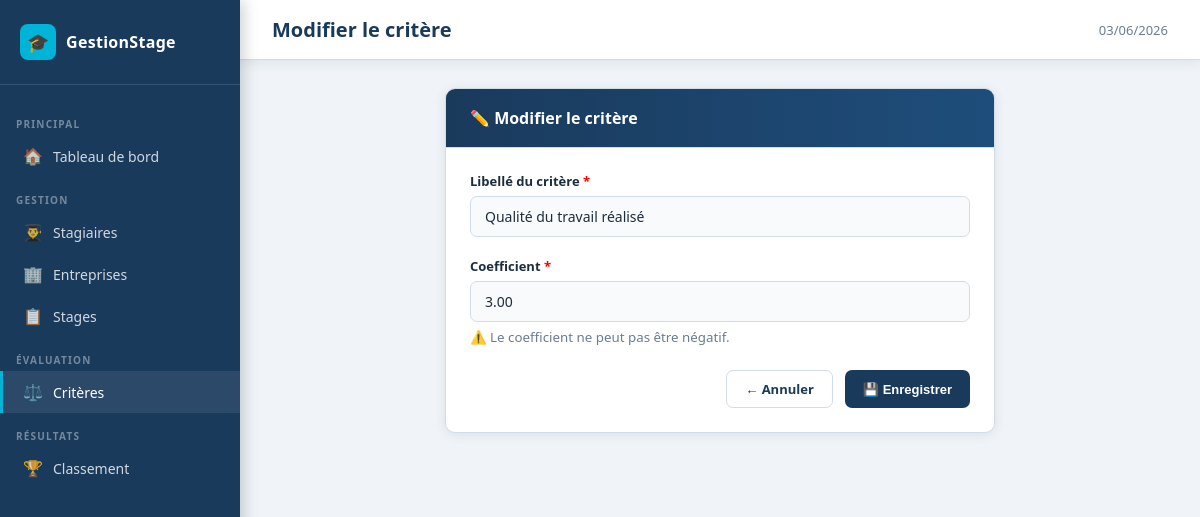
Page /public?controller=critere&action=edit&id=1 on the committed database.
### tables this page shows
CREATE TABLE IF NOT EXISTS critere_evaluation (
    id_critere      INT AUTO_INCREMENT PRIMARY KEY,
    libelle_critere VARCHAR(150) NOT NULL,
    coefficient     DECIMAL(5,2) NOT NULL DEFAULT 1.00,
     
    CONSTRAINT chk_coefficient CHECK (coefficient >= 0)
);

### core/Controller.php (called while the page is built, shortened)
<?php
abstract class Controller
{
    protected function render(string $view, array $data = [], string $title = APP_NAME): void
    {
        extract($data);
        $viewPath   = VIEWS_PATH . '/' . $view . '.php';
        require $viewPath;
    }
    protected function get(string $key, mixed $default = null): mixed
    {
        return isset($_GET[$key]) ? trim($_GET[$key]) : $default;
    }
}

### app/controllers/CritereController.php (called while the page is built, shortened)
<?php
class CritereController extends Controller
{
    private CritereModel $model;
    public function __construct()
    {
        $this->model = new CritereModel();
    }
    public function edit(): void
    {
        $id      = (int) $this->get('id');
        $critere = $this->model->getById($id);
        $this->render('criteres/form', ['critere' => $critere, 'errors' => []], 'Modifier le critère');
    }
}

### core/Router.php (called while the page is built, shortened)
<?php
class Router
{
    public static function dispatch(): void
    {
        $action         = $_GET['action']     ?? 'index';
        $controller = new $className();
        $controller->$action();
    }
}

### public/index.php (called while the page is built, shortened)
<?php
require_once ROOT_PATH . '/config/database.php';
require_once ROOT_PATH . '/core/autoload.php';
Router::dispatch();

### core/Model.php (called while the page is built, shortened)
<?php
abstract class Model
{
    public function __construct()
    {
        $this->db = Database::getInstance()->getPdo();
    }
}

### core/autoload.php (called while the page is built, shortened)
<?php
spl_autoload_register(function (string $className): void {
    $dirs = [
        ROOT_PATH . '/core/',
        ROOT_PATH . '/app/models/',
        ROOT_PATH . '/app/controllers/',
    ];
    foreach ($dirs as $dir) {
        $file = $dir . $className . '.php';
        if (file_exists($file)) {
            return;
        }
    }
});

### core/Database.php (called while the page is built)
<?php
class Database
{
    private static ?Database $instance = null;
    private PDO $pdo;
    private function __construct()
    {
        $dsn = "mysql:host=" . DB_HOST
             . ";port=" . DB_PORT
             . ";dbname=" . DB_NAME
             . ";charset=" . DB_CHARSET;
        $options = [
            PDO::ATTR_ERRMODE            => PDO::ERRMODE_EXCEPTION,
            PDO::ATTR_DEFAULT_FETCH_MODE => PDO::FETCH_ASSOC,
            PDO::ATTR_EMULATE_PREPARES   => false,
        ];
        try {
            $this->pdo = new PDO($dsn, DB_USER, DB_PASS, $options);
        } catch (PDOException $e) {
            die("Erreur de connexion à la base de données : " . $e->getMessage());
        }
    }
    public static function getInstance(): Database
    {
        if (self::$instance === null) {
            self::$instance = new Database();
        }
        return self::$instance;
    }
    public function getPdo(): PDO
    {
        return $this->pdo;
    }
}

### app/models/CritereModel.php (called while the page is built, shortened)
<?php
class CritereModel extends Model
{
    private string $table = 'critere_evaluation';
    public function getById(int $id): array|false
    {
        $stmt = $this->db->prepare("SELECT * FROM {$this->table} WHERE id_critere = ?");
        $stmt->execute([$id]);
        return $stmt->fetch();
    }
}

### app/views/criteres/form.php (the view, shortened to what this page needs)
<?php
$isEdit = !empty($critere['id_critere']);
$action = $isEdit ? 'update' : 'store';
?>
<div class="card" style="max-width: 550px; margin: 0 auto;">
    <div class="card-header">
        <h2><?= $isEdit ? '✏️ Modifier le critère' : '➕ Nouveau critère d\'évaluation' ?></h2>
    </div>
    <div class="card-body">
        <form method="POST" action="<?= BASE_URL ?>?controller=critere&action=<?= $action ?>">
            <div class="form-grid">
                <div class="form-group full">
                    <label for="libelle_critere">Libellé du critère <span style="color:red">*</span></label>
                    <input type="text" id="libelle_critere" name="libelle_critere"
                           value="<?= htmlspecialchars($critere['libelle_critere'] ?? '') ?>"
                           placeholder="Ex: Qualité du travail, Ponctualité..." required>
                </div>
                <div class="form-group full">
                    <label for="coefficient">Coefficient <span style="color:red">*</span></label>
                    <input type="number" id="coefficient" name="coefficient"
                           value="<?= htmlspecialchars($critere['coefficient'] ?? '') ?>"
                           min="0" step="0.5"
                           placeholder="Ex: 2, 3, 1.5..." required>
                    <small style="color:var(--text-muted);">
                        ⚠️ Le coefficient ne peut pas être négatif.
                    </small>
                </div>
            </div>
            <div class="form-actions">
                <a href="<?= BASE_URL ?>?controller=critere&action=index" class="btn btn-outline">← Annuler</a>
                <button type="submit" class="btn btn-primary">
                    <?= $isEdit ? '💾 Enregistrer' : '✅ Créer le critère' ?>
                </button>
            </div>
        </form>
    </div>
</div>

### public/css/style.css (style rules this page uses)
:root { --primary: #1a3a5c; --primary-dark: #0f2540; --accent: #00b4d8; --accent-dark: #0096c7; --success: #2d9b6f; --danger: #c0392b; --warning: #e67e22; --bg: #f0f4f8; --surface: #ffffff; --text: #1e2d3d; --text-muted: #6b7c93; --border: #d0dce8; --sidebar-w: 240px; --shadow: 0 2px 12px rgba(26,58,92,.1); --radius: 10px; }
*, *::before, *::after { box-sizing: border-box; margin: 0; padding: 0; }
body { font-family: 'Segoe UI', 'Noto Sans', sans-serif; background: var(--bg); color: var(--text); display: flex; min-height: 100vh; }
a { color: var(--accent-dark); text-decoration: none; }
.card { background: var(--surface); border-radius: var(--radius); box-shadow: var(--shadow); border: 1px solid var(--border); overflow: hidden; }
.card-header { padding: 18px 24px; border-bottom: 1px solid var(--border); display: flex; align-items: center; justify-content: space-between; background: linear-gradient(to right, var(--primary) 0%, #1e4d7b 100%); color: white; }
.card-header h2 { font-size: 16px; font-weight: 600; }
.card-body { padding: 24px; }
.btn { display: inline-flex; align-items: center; gap: 6px; padding: 9px 18px; border-radius: 7px; font-size: 13px; font-weight: 600; border: none; cursor: pointer; transition: all .2s; text-decoration: none; }
.btn-primary { background: var(--primary); color: white; }
.btn-outline { background: transparent; color: var(--primary); border: 1.5px solid var(--border); }
.form-grid { display: grid; grid-template-columns: 1fr 1fr; gap: 20px; }
.form-group { display: flex; flex-direction: column; gap: 6px; }
.form-group.full { grid-column: 1 / -1; }
label { font-size: 13px; font-weight: 600; color: var(--text); }
input[type="text"], input[type="email"], input[type="date"], input[type="number"], select, textarea { width: 100%; padding: 10px 14px; border: 1.5px solid var(--border); border-radius: 7px; font-size: 14px; font-family: inherit; color: var(--text); background: #f8fafc; transition: border-color .2s, box-shadow .2s; }
.form-actions { margin-top: 24px; display: flex; gap: 12px; justify-content: flex-end; }

### rows in the picture
critere_evaluation: libelle_critere "Qualité du travail réalisé", coefficient "3.00"

### other values in the picture
$title "Modifier le critère"
